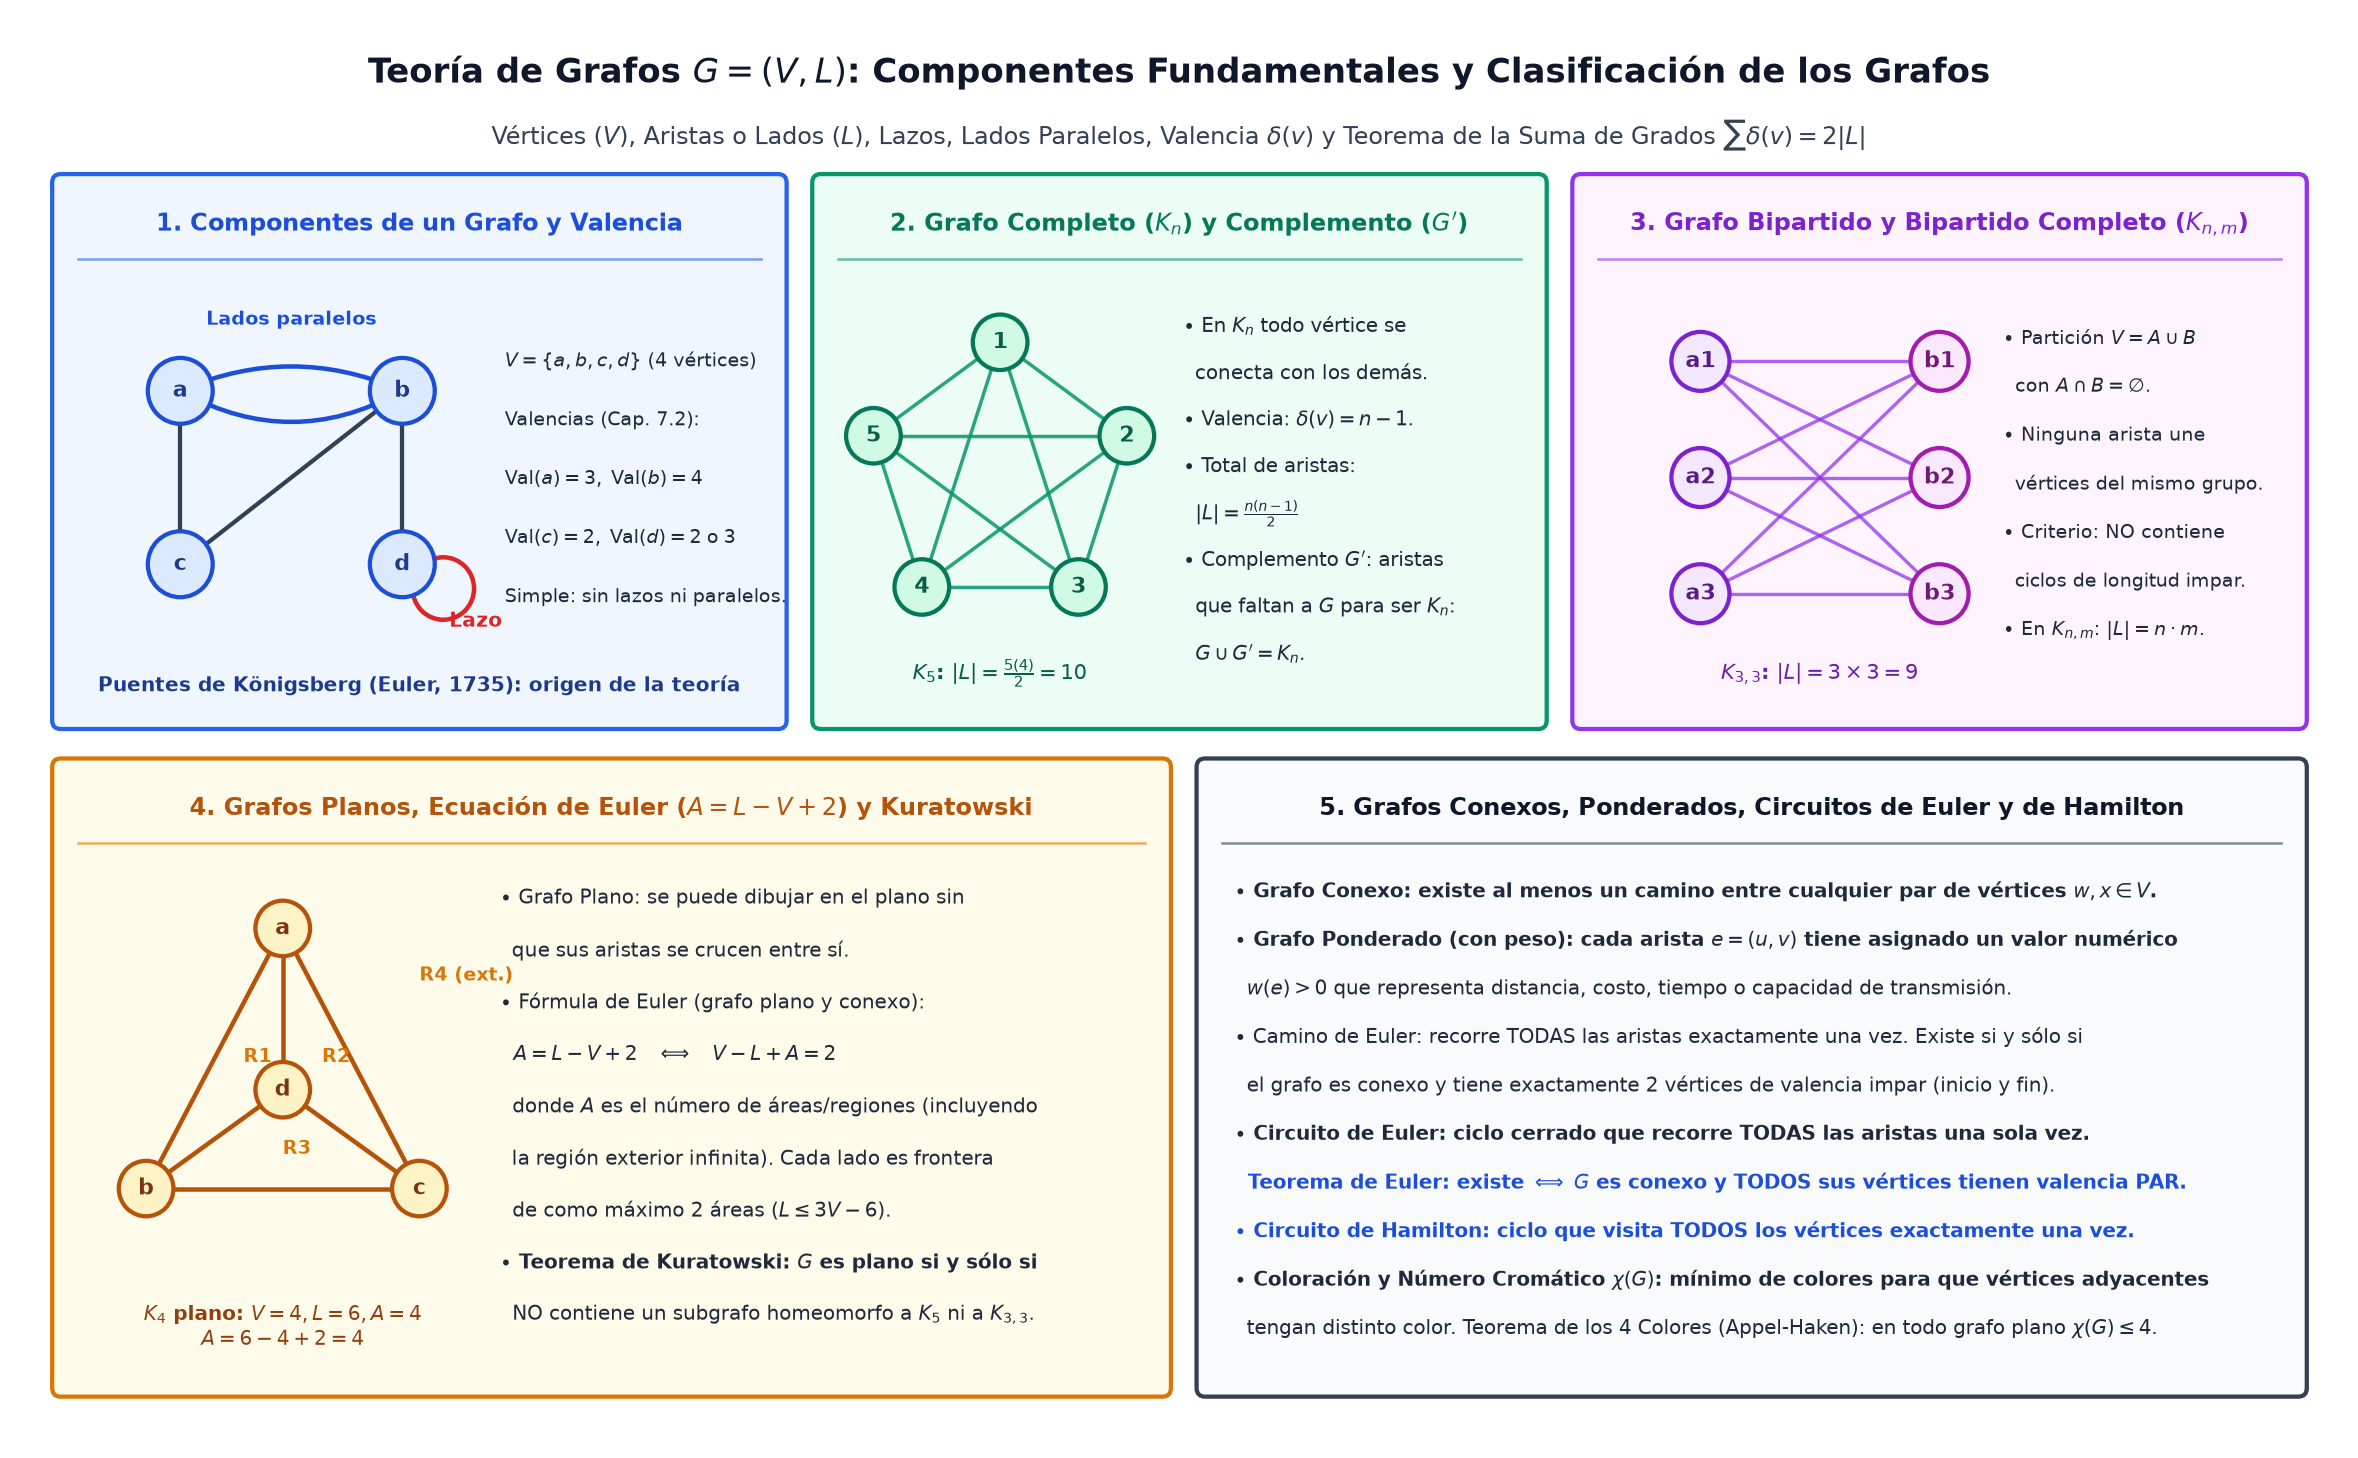

Generate this figure with Python:
import os
import numpy as np
import matplotlib.pyplot as plt
import matplotlib.patches as patches


def draw_panel(ax, x, y, w, h, title, bg_color, border_color, title_color):
    rect = patches.FancyBboxPatch(
        (x, y), w, h,
        boxstyle="round,pad=0.05",
        facecolor=bg_color,
        edgecolor=border_color,
        linewidth=1.7
    )
    ax.add_patch(rect)
    ax.text(
        x + w / 2, y + h - 0.24, title,
        ha='center', va='center',
        fontsize=9.6, fontweight='bold', color=title_color
    )
    ax.plot([x + 0.1, x + w - 0.1], [y + h - 0.44, y + h - 0.44], color=border_color, linewidth=1.0, alpha=0.6)


def draw_node(ax, x, y, lbl, bg='#dbeafe', border='#1d4ed8', tcol='#1e3a8a', r=0.19):
    ax.add_patch(patches.Circle((x, y), r, facecolor=bg, edgecolor=border, linewidth=1.7, zorder=5))
    ax.text(x, y, lbl, ha='center', va='center', fontsize=8.8, fontweight='bold', color=tcol, zorder=6)


def main():
    fig, ax = plt.subplots(figsize=(13.6, 8.2), dpi=180)
    ax.set_xlim(0, 13.6)
    ax.set_ylim(0, 8.2)
    ax.axis('off')

    # Main Title
    ax.text(
        6.8, 7.88,
        r"Teoría de Grafos $G = (V, L)$: Componentes Fundamentales y Clasificación de los Grafos",
        ha='center', va='center', fontsize=13.6, fontweight='bold', color='#0f172a'
    )
    ax.text(
        6.8, 7.52,
        r"Vértices ($V$), Aristas o Lados ($L$), Lazos, Lados Paralelos, Valencia $\delta(v)$ y Teorema de la Suma de Grados $\sum \delta(v) = 2|L|$",
        ha='center', va='center', fontsize=9.5, color='#334155'
    )

    # Panel 1: Componentes de un Grafo (Top-Left) - Secc. 7.2 Jiménez Murillo
    draw_panel(ax, 0.25, 4.15, 4.2, 3.1, "1. Componentes de un Grafo y Valencia", '#eff6ff', '#2563eb', '#1d4ed8')
    # Draw multigraph with loop and parallel edges on nodes a, b, c, d
    na, nb, nc, nd = (0.95, 6.05), (2.25, 6.05), (0.95, 5.05), (2.25, 5.05)
    # Edges: (a,c)=1, parallel (a,b)=2,3, (b,c)=4, (b,d)=5, loop on d=6
    ax.plot([na[0], nc[0]], [na[1], nc[1]], color='#334155', lw=1.7)
    ax.plot([nb[0], nc[0]], [nb[1], nc[1]], color='#334155', lw=1.7)
    ax.plot([nb[0], nd[0]], [nb[1], nd[1]], color='#334155', lw=1.7)
    # Parallel edges between a and b
    ax.annotate("", xy=nb, xytext=na, arrowprops=dict(arrowstyle="-", color='#1d4ed8', lw=1.8, connectionstyle="arc3,rad=0.28"))
    ax.annotate("", xy=nb, xytext=na, arrowprops=dict(arrowstyle="-", color='#1d4ed8', lw=1.8, connectionstyle="arc3,rad=-0.22"))
    # Loop on d
    ax.add_patch(patches.Circle((nd[0] + 0.24, nd[1] - 0.14), 0.18, facecolor='none', edgecolor='#dc2626', linewidth=1.8))

    for pt, lb in [(na, "a"), (nb, "b"), (nc, "c"), (nd, "d")]:
        draw_node(ax, pt[0], pt[1], lb)

    ax.text(1.6, 6.46, "Lados paralelos", ha='center', va='center', fontsize=7.6, fontweight='bold', color='#1d4ed8')
    ax.text(2.68, 4.72, "Lazo", ha='center', va='center', fontsize=7.8, fontweight='bold', color='#dc2626')

    comp_txt = [
        r"$V = \{a, b, c, d\}$ (4 vértices)",
        r"Valencias (Cap. 7.2):",
        r"$\mathrm{Val}(a)=3,\; \mathrm{Val}(b)=4$",
        r"$\mathrm{Val}(c)=2,\; \mathrm{Val}(d)=2\;\text{o}\;3$",
        r"Simple: sin lazos ni paralelos."
    ]
    for idx, ct in enumerate(comp_txt):
        ax.text(2.85, 6.22 - idx * 0.34, ct, ha='left', va='center', fontsize=7.65, color='#1e293b')
    ax.text(2.35, 4.35, r"Puentes de Königsberg (Euler, 1735): origen de la teoría", ha='center', va='center', fontsize=7.8, fontweight='bold', color='#1e3a8a')

    # Panel 2: Grafo Completo Kn y Complemento G' (Top-Middle)
    draw_panel(ax, 4.7, 4.15, 4.2, 3.1, r"2. Grafo Completo ($K_n$) y Complemento ($G'$)", '#ecfdf5', '#059669', '#047857')
    # Draw K5 pentagon
    cx, cy, r_k = 5.75, 5.55, 0.78
    angs = [np.pi / 2 - k * 2 * np.pi / 5 for k in range(5)]
    k5_pts = [(cx + r_k * np.cos(a), cy + r_k * np.sin(a)) for a in angs]
    for i in range(5):
        for j in range(i + 1, 5):
            ax.plot([k5_pts[i][0], k5_pts[j][0]], [k5_pts[i][1], k5_pts[j][1]], color='#059669', lw=1.4, alpha=0.85)
    for idx, (px, py) in enumerate(k5_pts):
        draw_node(ax, px, py, str(idx + 1), bg='#d1fae5', border='#047857', tcol='#065f46', r=0.16)
    ax.text(5.75, 4.42, r"$K_5$: $|L| = \frac{5(4)}{2} = 10$", ha='center', va='center', fontsize=8.3, fontweight='bold', color='#065f46')

    k_info = [
        r"$\bullet$ En $K_n$ todo vértice se",
        r"  conecta con los demás.",
        r"$\bullet$ Valencia: $\delta(v) = n - 1$.",
        r"$\bullet$ Total de aristas:",
        r"  $|L| = \frac{n(n - 1)}{2}$",
        r"$\bullet$ Complemento $G'$: aristas",
        r"  que faltan a $G$ para ser $K_n$:",
        r"  $G \cup G' = K_n$."
    ]
    for idx, ki in enumerate(k_info):
        ax.text(6.82, 6.42 - idx * 0.27, ki, ha='left', va='center', fontsize=7.8, color='#1e293b')

    # Panel 3: Grafo Bipartido y Bipartido Completo Kn,m (Top-Right)
    draw_panel(ax, 9.15, 4.15, 4.2, 3.1, r"3. Grafo Bipartido y Bipartido Completo ($K_{n,m}$)", '#fdf4ff', '#9333ea', '#7e22ce')
    # Draw K3,3
    a_bip = [(9.85, 6.22), (9.85, 5.55), (9.85, 4.88)]
    b_bip = [(11.25, 6.22), (11.25, 5.55), (11.25, 4.88)]
    for pa in a_bip:
        for pb in b_bip:
            ax.plot([pa[0], pb[0]], [pa[1], pb[1]], color='#9333ea', lw=1.35, alpha=0.75)
    for idx, pa in enumerate(a_bip):
        draw_node(ax, pa[0], pa[1], f"a{idx+1}", bg='#f3e8ff', border='#7e22ce', tcol='#581c87', r=0.17)
    for idx, pb in enumerate(b_bip):
        draw_node(ax, pb[0], pb[1], f"b{idx+1}", bg='#fae8ff', border='#a21caf', tcol='#701a75', r=0.17)
    ax.text(10.55, 4.42, r"$K_{3,3}$: $|L| = 3 \times 3 = 9$", ha='center', va='center', fontsize=8.3, fontweight='bold', color='#6b21a8')

    b_info = [
        r"$\bullet$ Partición $V = A \cup B$",
        r"  con $A \cap B = \emptyset$.",
        r"$\bullet$ Ninguna arista une",
        r"  vértices del mismo grupo.",
        r"$\bullet$ Criterio: NO contiene",
        r"  ciclos de longitud impar.",
        r"$\bullet$ En $K_{n,m}$: $|L| = n \cdot m$."
    ]
    for idx, bi in enumerate(b_info):
        ax.text(11.62, 6.35 - idx * 0.28, bi, ha='left', va='center', fontsize=7.75, color='#1e293b')

    # Panel 4: Grafos Planos, Fórmula de Euler y Kuratowski (Bottom-Left)
    draw_panel(ax, 0.25, 0.3, 6.45, 3.58, r"4. Grafos Planos, Ecuación de Euler ($A = L - V + 2$) y Kuratowski", '#fffbeb', '#d97706', '#b45309')
    # Draw planar K4 without crossings
    p_top = (1.55, 2.95)
    p_bl = (0.75, 1.45)
    p_br = (2.35, 1.45)
    p_mid = (1.55, 2.02)
    for u, v in [(p_top, p_bl), (p_top, p_br), (p_bl, p_br), (p_top, p_mid), (p_bl, p_mid), (p_br, p_mid)]:
        ax.plot([u[0], v[0]], [u[1], v[1]], color='#b45309', lw=1.8)
    for pt, lb in [(p_top, "a"), (p_bl, "b"), (p_br, "c"), (p_mid, "d")]:
        draw_node(ax, pt[0], pt[1], lb, bg='#fef3c7', border='#b45309', tcol='#78350f', r=0.16)
    ax.text(1.32, 2.18, "R1", fontsize=7.5, fontweight='bold', color='#d97706')
    ax.text(1.78, 2.18, "R2", fontsize=7.5, fontweight='bold', color='#d97706')
    ax.text(1.55, 1.65, "R3", fontsize=7.5, fontweight='bold', color='#d97706')
    ax.text(2.35, 2.65, "R4 (ext.)", fontsize=7.5, fontweight='bold', color='#d97706')
    ax.text(1.55, 0.65, r"$K_4$ plano: $V=4, L=6, A=4$" + "\n" + r"$A = 6 - 4 + 2 = 4$", ha='center', va='center', fontsize=8.0, fontweight='bold', color='#92400e')

    pl_info = [
        r"$\bullet$ Grafo Plano: se puede dibujar en el plano sin",
        r"  que sus aristas se crucen entre sí.",
        r"$\bullet$ Fórmula de Euler (grafo plano y conexo):",
        r"  $A = L - V + 2 \quad \Longleftrightarrow \quad V - L + A = 2$",
        r"  donde $A$ es el número de áreas/regiones (incluyendo",
        r"  la región exterior infinita). Cada lado es frontera",
        r"  de como máximo $2$ áreas ($L \leq 3V - 6$).",
        r"$\bullet$ Teorema de Kuratowski: $G$ es plano si y sólo si",
        r"  NO contiene un subgrafo homeomorfo a $K_5$ ni a $K_{3,3}$."
    ]
    for idx, pli in enumerate(pl_info):
        ax.text(2.82, 3.12 - idx * 0.30, pli, ha='left', va='center', fontsize=7.95, fontweight='bold' if idx in (3, 7) else 'normal', color='#1e293b')

    # Panel 5: Grafos Conexos, Ponderados, Euler y Hamilton (Bottom-Right)
    draw_panel(ax, 6.95, 0.3, 6.4, 3.58, "5. Grafos Conexos, Ponderados, Circuitos de Euler y de Hamilton", '#f8fafc', '#334155', '#0f172a')
    eh_info = [
        r"$\bullet$ Grafo Conexo: existe al menos un camino entre cualquier par de vértices $w, x \in V$.",
        r"$\bullet$ Grafo Ponderado (con peso): cada arista $e = (u, v)$ tiene asignado un valor numérico",
        r"  $w(e) > 0$ que representa distancia, costo, tiempo o capacidad de transmisión.",
        r"$\bullet$ Camino de Euler: recorre TODAS las aristas exactamente una vez. Existe si y sólo si",
        r"  el grafo es conexo y tiene exactamente $2$ vértices de valencia impar (inicio y fin).",
        r"$\bullet$ Circuito de Euler: ciclo cerrado que recorre TODAS las aristas una sola vez.",
        r"  Teorema de Euler: existe $\Longleftrightarrow$ $G$ es conexo y TODOS sus vértices tienen valencia PAR.",
        r"$\bullet$ Circuito de Hamilton: ciclo que visita TODOS los vértices exactamente una vez.",
        r"$\bullet$ Coloración y Número Cromático $\chi(G)$: mínimo de colores para que vértices adyacentes",
        r"  tengan distinto color. Teorema de los 4 Colores (Appel-Haken): en todo grafo plano $\chi(G) \leq 4$."
    ]
    for idx, ehi in enumerate(eh_info):
        ry = 3.16 - idx * 0.28
        w_f = 'bold' if idx in (0, 1, 5, 6, 7, 8) else 'normal'
        c_f = '#1d4ed8' if idx in (6, 7) else '#1e293b'
        ax.text(7.12, ry, ehi, ha='left', va='center', fontsize=7.9, fontweight=w_f, color=c_f)

    plt.tight_layout()
    out_path = os.path.join(os.path.dirname(os.path.abspath(__file__)), "elementos-y-tipos-de-grafos.png")
    plt.savefig(out_path, dpi=180, bbox_inches='tight', facecolor='white')
    plt.close()


if __name__ == "__main__":
    main()
